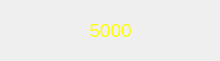
<?xml version="1.0" encoding="UTF-8"?>
<ui version="4.0">
 <class>PointsWgt</class>
 <widget class="QWidget" name="PointsWgt">
  <property name="geometry">
   <rect>
    <x>0</x>
    <y>0</y>
    <width>220</width>
    <height>61</height>
   </rect>
  </property>
  <property name="windowTitle">
   <string>Form</string>
  </property>
  <widget class="QLabel" name="backLbl">
   <property name="geometry">
    <rect>
     <x>9</x>
     <y>52</y>
     <width>270</width>
     <height>23</height>
    </rect>
   </property>
   <property name="sizePolicy">
    <sizepolicy hsizetype="Preferred" vsizetype="Preferred">
     <horstretch>0</horstretch>
     <verstretch>0</verstretch>
    </sizepolicy>
   </property>
   <property name="text">
    <string/>
   </property>
  </widget>
  <widget class="QWidget" name="gridLayoutWidget">
   <property name="geometry">
    <rect>
     <x>10</x>
     <y>10</y>
     <width>201</width>
     <height>41</height>
    </rect>
   </property>
   <layout class="QGridLayout" name="gridLayout">
    <item row="0" column="0">
     <widget class="QLabel" name="pointsLbl">
      <property name="sizePolicy">
       <sizepolicy hsizetype="Fixed" vsizetype="Fixed">
        <horstretch>0</horstretch>
        <verstretch>0</verstretch>
       </sizepolicy>
      </property>
      <property name="palette">
       <palette>
        <active>
         <colorrole role="WindowText">
          <brush brushstyle="SolidPattern">
           <color alpha="255">
            <red>255</red>
            <green>255</green>
            <blue>0</blue>
           </color>
          </brush>
         </colorrole>
        </active>
        <inactive>
         <colorrole role="WindowText">
          <brush brushstyle="SolidPattern">
           <color alpha="255">
            <red>255</red>
            <green>255</green>
            <blue>0</blue>
           </color>
          </brush>
         </colorrole>
        </inactive>
        <disabled>
         <colorrole role="WindowText">
          <brush brushstyle="SolidPattern">
           <color alpha="255">
            <red>120</red>
            <green>120</green>
            <blue>120</blue>
           </color>
          </brush>
         </colorrole>
        </disabled>
       </palette>
      </property>
      <property name="font">
       <font>
        <pointsize>14</pointsize>
       </font>
      </property>
      <property name="text">
       <string>5000</string>
      </property>
      <property name="alignment">
       <set>Qt::AlignCenter</set>
      </property>
     </widget>
    </item>
   </layout>
  </widget>
  <zorder>backLbl</zorder>
  <zorder>gridLayoutWidget</zorder>
  <zorder>gridLayoutWidget</zorder>
 </widget>
 <resources/>
 <connections/>
</ui>
